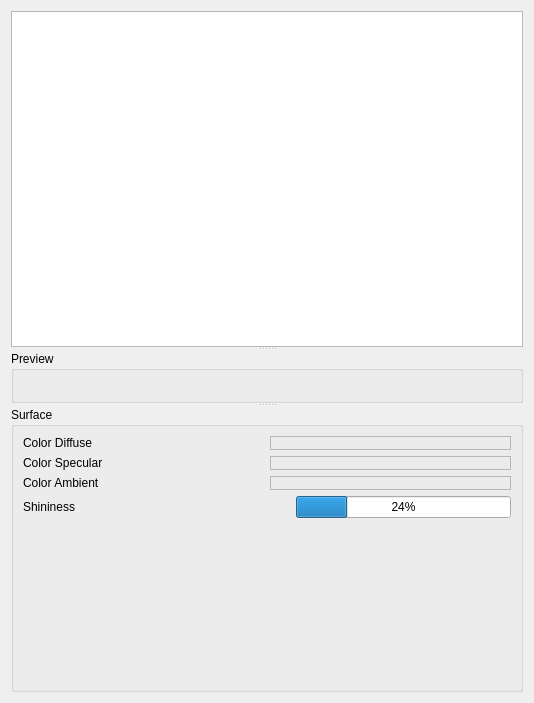
<?xml version="1.0" encoding="UTF-8"?>
<ui version="4.0">
 <class>FormContextMaterial</class>
 <widget class="QWidget" name="FormContextMaterial">
  <property name="geometry">
   <rect>
    <x>0</x>
    <y>0</y>
    <width>534</width>
    <height>703</height>
   </rect>
  </property>
  <property name="windowTitle">
   <string>Form</string>
  </property>
  <layout class="QHBoxLayout" name="horizontalLayout">
   <item>
    <widget class="QSplitter" name="splitter">
     <property name="orientation">
      <enum>Qt::Vertical</enum>
     </property>
     <widget class="QListView" name="listView">
      <property name="sizePolicy">
       <sizepolicy hsizetype="Preferred" vsizetype="Preferred">
        <horstretch>0</horstretch>
        <verstretch>0</verstretch>
       </sizepolicy>
      </property>
     </widget>
     <widget class="QGroupBox" name="groupBox">
      <property name="sizePolicy">
       <sizepolicy hsizetype="Preferred" vsizetype="Preferred">
        <horstretch>0</horstretch>
        <verstretch>0</verstretch>
       </sizepolicy>
      </property>
      <property name="title">
       <string>Preview</string>
      </property>
     </widget>
     <widget class="QGroupBox" name="groupBox_2">
      <property name="sizePolicy">
       <sizepolicy hsizetype="Preferred" vsizetype="Preferred">
        <horstretch>0</horstretch>
        <verstretch>0</verstretch>
       </sizepolicy>
      </property>
      <property name="title">
       <string>Surface</string>
      </property>
      <layout class="QVBoxLayout" name="verticalLayout">
       <item>
        <layout class="QHBoxLayout" name="horizontalLayout_2">
         <item>
          <widget class="QLabel" name="label">
           <property name="text">
            <string>Color Diffuse</string>
           </property>
          </widget>
         </item>
         <item>
          <widget class="QFrame" name="frame">
           <property name="frameShape">
            <enum>QFrame::StyledPanel</enum>
           </property>
           <property name="frameShadow">
            <enum>QFrame::Raised</enum>
           </property>
          </widget>
         </item>
        </layout>
       </item>
       <item>
        <layout class="QHBoxLayout" name="horizontalLayout_3">
         <item>
          <widget class="QLabel" name="label_2">
           <property name="text">
            <string>Color Specular</string>
           </property>
          </widget>
         </item>
         <item>
          <widget class="QFrame" name="frame_2">
           <property name="frameShape">
            <enum>QFrame::StyledPanel</enum>
           </property>
           <property name="frameShadow">
            <enum>QFrame::Raised</enum>
           </property>
          </widget>
         </item>
        </layout>
       </item>
       <item>
        <layout class="QHBoxLayout" name="horizontalLayout_4">
         <item>
          <widget class="QLabel" name="label_3">
           <property name="text">
            <string>Color Ambient</string>
           </property>
          </widget>
         </item>
         <item>
          <widget class="QFrame" name="frame_3">
           <property name="frameShape">
            <enum>QFrame::StyledPanel</enum>
           </property>
           <property name="frameShadow">
            <enum>QFrame::Raised</enum>
           </property>
          </widget>
         </item>
        </layout>
       </item>
       <item>
        <layout class="QHBoxLayout" name="horizontalLayout_5">
         <item>
          <widget class="QLabel" name="label_4">
           <property name="text">
            <string>Shininess</string>
           </property>
          </widget>
         </item>
         <item>
          <spacer name="horizontalSpacer">
           <property name="orientation">
            <enum>Qt::Horizontal</enum>
           </property>
           <property name="sizeHint" stdset="0">
            <size>
             <width>40</width>
             <height>20</height>
            </size>
           </property>
          </spacer>
         </item>
         <item>
          <widget class="QProgressBar" name="progressBar">
           <property name="value">
            <number>24</number>
           </property>
          </widget>
         </item>
        </layout>
       </item>
       <item>
        <spacer name="verticalSpacer">
         <property name="orientation">
          <enum>Qt::Vertical</enum>
         </property>
         <property name="sizeHint" stdset="0">
          <size>
           <width>20</width>
           <height>40</height>
          </size>
         </property>
        </spacer>
       </item>
      </layout>
     </widget>
    </widget>
   </item>
  </layout>
 </widget>
 <resources/>
 <connections/>
</ui>
